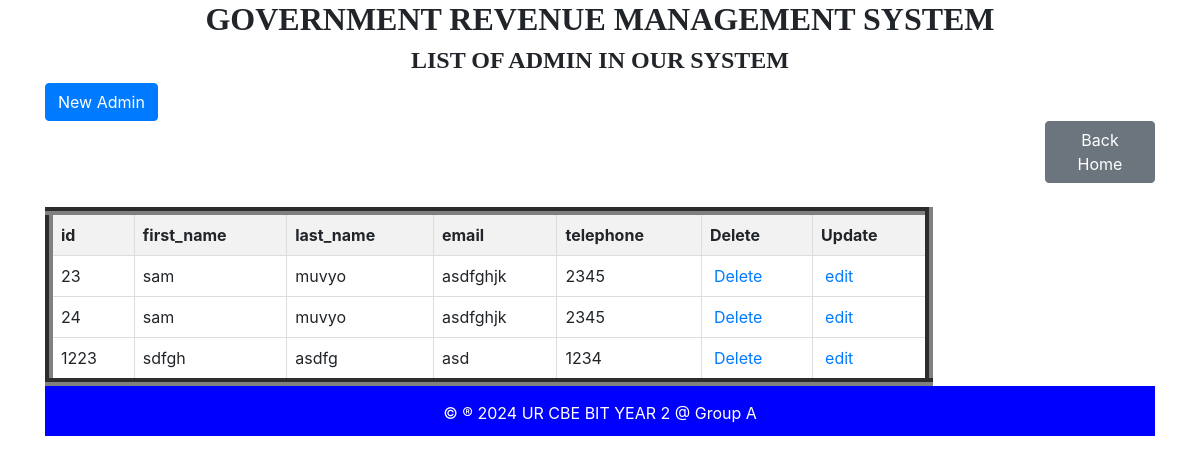
The page /admin_table.php on the database as committed earlier.
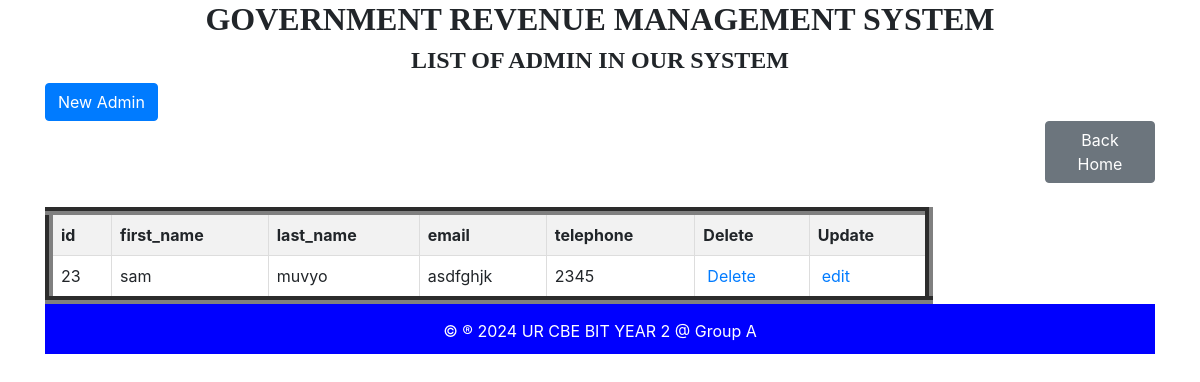
The same page on the database as committed later.
### tables this page shows
CREATE TABLE `adminn` (
  `aid` int(11) NOT NULL,
  `first_name` varchar(100) NOT NULL,
  `last_name` varchar(150) NOT NULL,
  `email` varchar(100) NOT NULL,
  `telephone` int(100) NOT NULL
);

### admin_table.php (the view, shortened to what this page needs)
<!DOCTYPE html>
<html>
<head>
    <link href="https://stackpath.bootstrapcdn.com/bootstrap/4.5.2/css/bootstrap.min.css" rel="stylesheet">
</head>
<body>
    <div class="container">
        <h2 style="text-align: center; font-family: century; font-weight: bold;">GOVERNMENT REVENUE MANAGEMENT SYSTEM</h2>
        <h4 style="text-align: center; font-family: century; font-weight: bold;">LIST OF ADMIN IN OUR SYSTEM</h4>
        <a href="user_form.html" class="btn btn-primary" style="margin-top: 0px;">New Admin</a>
        <a href="home.html" class="btn btn-secondary" style="margin-left: 1000px;">Back Home</a>
        <table class="table table-bordered">
            <thead class="bg-warning">
<?php
include "dbconnection.php";
$sql = "SELECT * FROM adminn";
$result = $connection->query($sql);
?>
<!DOCTYPE html>
<html>
<head>
</head>
<body>
    <table border="5">
        <table border="8">
        <tr>
            <th> id</th>
            <th>first_name</th>
            <th>last_name</th>
            <th>email</th>
            <th>telephone</th>
            <th>Delete</th>
            <th>Update</th>
        </tr>
        <?php
        if ($result->num_rows > 0) {
            while ($row = $result->fetch_assoc()) {
                echo "<tr>
                    <td>" . $row['aid'] . "</td>
                    <td>" . $row['first_name'] . "</td>
                    <td>" . $row['last_name'] . "</td>
                    <td>" . $row['email'] . "</td>
                    <td>" . $row['telephone'] . "</td>
                    <td><a style='padding:4px' href='admin_delete.php?aid={$row['aid']}'>Delete</a></td>
                    <td><a style='padding:4px' href='admin_edit.php?aid={$row['aid']}'>edit</a></td>
                </tr>";
            }
        } else {
            echo "<tr><td colspan='8'>No data found</td></tr>";
        }
        ?>
    </table>
</body>
</html>
<footer>
            <p>&copy &reg 2024 UR CBE BIT YEAR 2 @ Group A</p>
        </center></footer>
    </body>
    </html>

Rows that differ between the two databases and show on the page:
removed adminn: aid "24", first_name "sam", last_name "muvyo", email "asdfghjk", telephone "2345"
removed adminn: aid "1223", first_name "sdfgh", last_name "asdfg", email "asd", telephone "1234"
